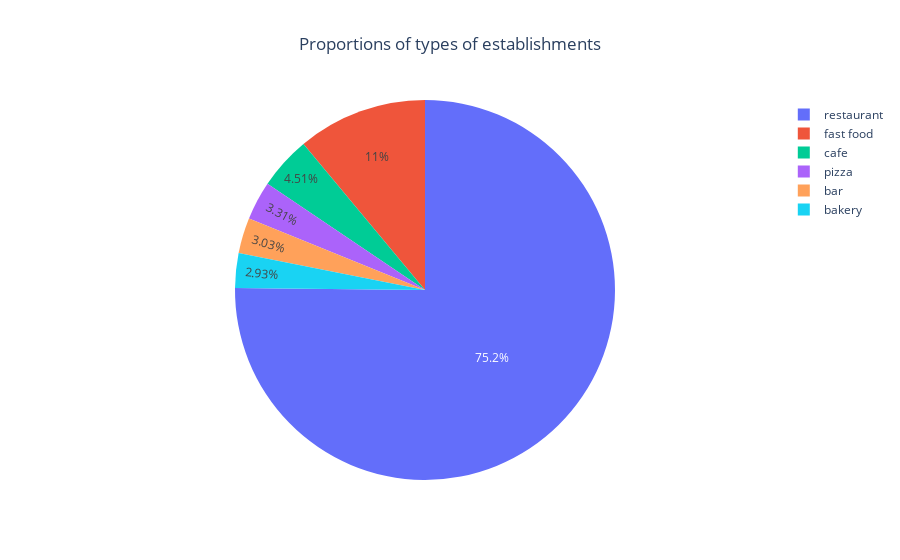

Write notebook code for a chart like this one.
### Code cell
fig = go.Figure(go.Pie(labels=rest_data['object_type'].value_counts().index, 
                       values=rest_data['object_type'].value_counts().values))
fig.update_layout(
    title_text='Proportions of types of establishments',
    title_x=0.5)
fig.show()

### Figure 1 — Plotly figure (JSON) as saved in the notebook; plotly's stock layout.template omitted (floating-point values rounded to 4 significant figures)
{"data": [{"labels": ["restaurant", "fast food", "cafe", "pizza", "bar", "bakery"], "type": "pie", "values": [7253, 1066, 435, 319, 292, 283]}], "layout": {"title": {"text": "Proportions of types of establishments", "x": 0.5}}}
